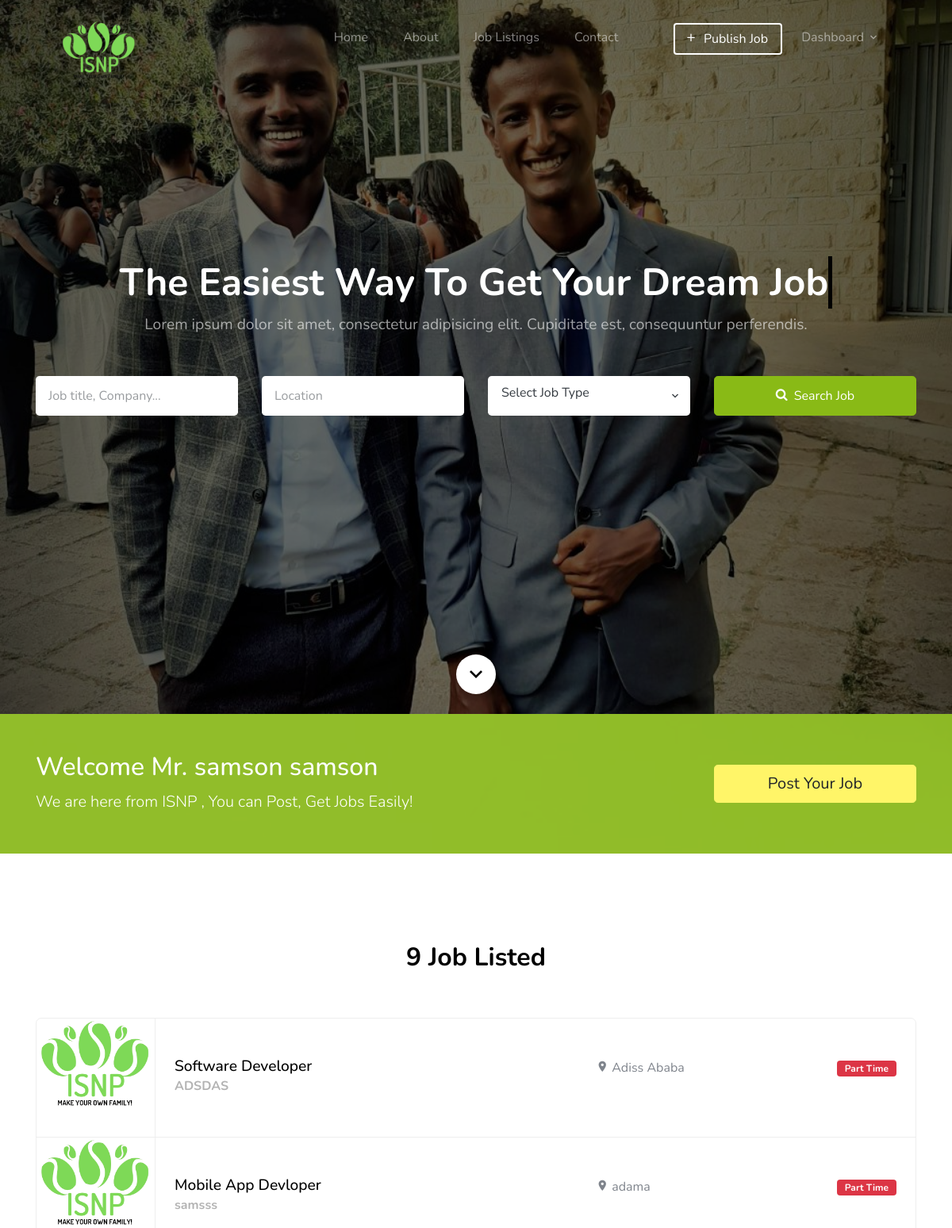
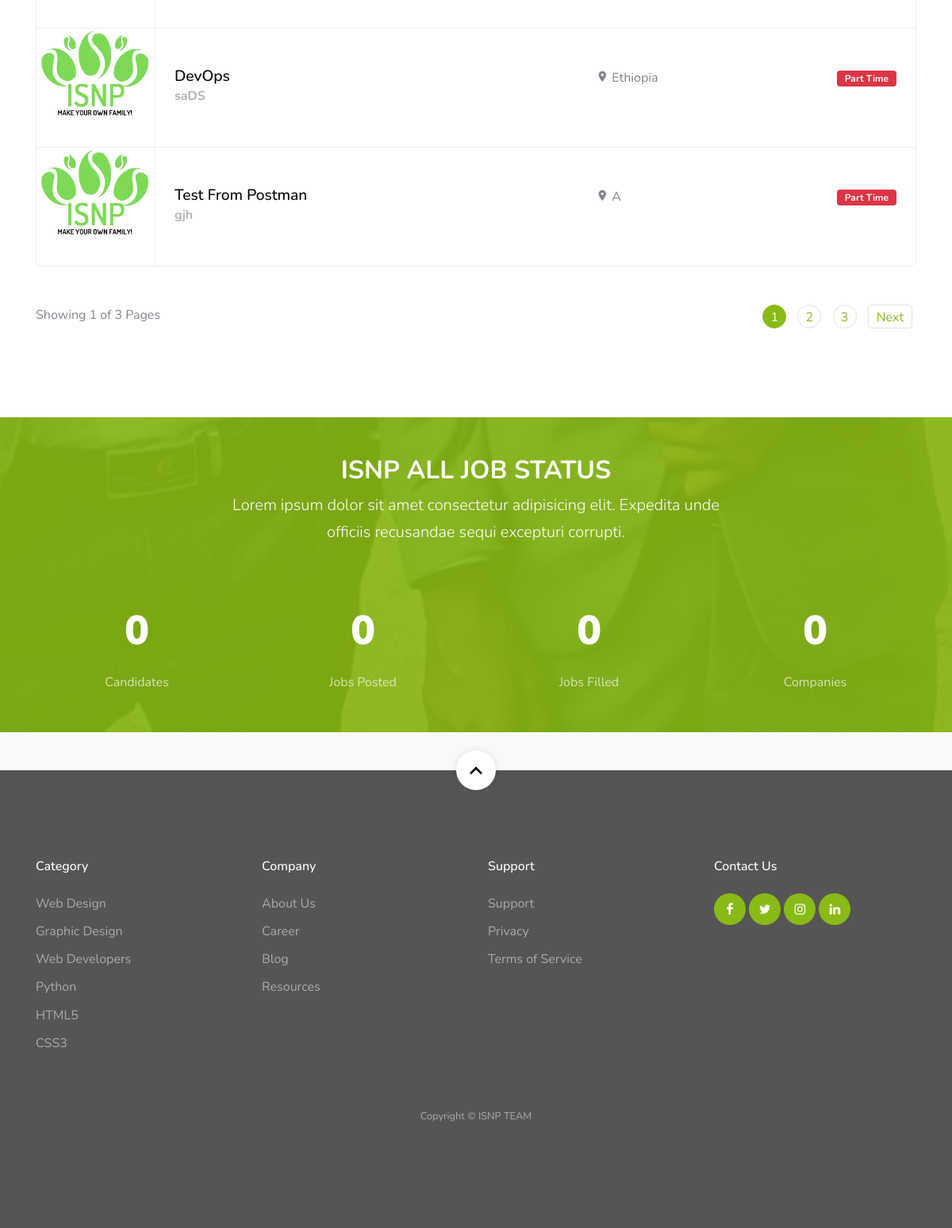
Page / (signed in) on the committed database (2 pictures, top to bottom).
### account/models.py (models this page shows, shortened)
class User(AbstractUser):
    username = None
    email = models.EmailField(unique=True, blank=False,
                              error_messages={
                                  'unique': "A user with that email already exists.",
                              })
    role = models.CharField(choices=ROLE,  max_length=10)
    gender = models.CharField(choices=JOB_TYPE, max_length=1)
    USERNAME_FIELD = "email"
    REQUIRED_FIELDS = []
    objects = CustomUserManager()

### jobapp/models.py (models this page shows, shortened)
class Job(models.Model):
    user = models.ForeignKey(User, related_name='User', on_delete=models.CASCADE)
    title = models.CharField(max_length=300)
    description = RichTextField()
    location = models.CharField(max_length=300)
    job_type = models.CharField(choices=JOB_TYPE, max_length=1)
    category = models.ForeignKey(Category,related_name='Category', on_delete=models.CASCADE)
    salary = models.CharField(max_length=30, blank=True)
    company_name = models.CharField(max_length=300)
    url = models.URLField(max_length=200)
    last_date = models.DateField()
    is_published = models.BooleanField(default=False)
    is_closed = models.BooleanField(default=False)
    timestamp = models.DateTimeField(auto_now=True)
    class Meta:
        ordering = ['-timestamp']

### jobapp/views.py (the view, shortened to what this page needs)
# urls.py: path('', views.home_view, name='home'),
def home_view(request):
    published_jobs = Job.objects.filter(is_published=True).order_by('-timestamp')
    jobs = published_jobs.filter(is_closed=False)
    total_candidates = User.objects.filter(role='employee').count()
    total_companies = User.objects.filter(role='employer').count()
    paginator = Paginator(jobs, 4)
    page_number = request.GET.get('page',None)
    page_obj = paginator.get_page(page_number)
    context = {
    'total_candidates': total_candidates,
    'total_companies': total_companies,
    'total_jobs': len(jobs),
    'total_completed_jobs':len(published_jobs.filter(is_closed=True)),
    'page_obj': page_obj
    }
    print('ok')
    return render(request, 'jobapp/index.html', context)

### template/jobapp/index.html (shortened to what this page needs)
{% extends 'base.html' %}
{% load static %}
{% block content %}
<section class="home-section section-hero overlay bg-image"
  style="background-image: url('{% static 'images/background.jpg' %}');" id="home-section">
  <div class="container">
    <div class="row align-items-center justify-content-center">
      <div class="col-md-12">
        <div class="mb-5 text-center">
          <h1 class="text-white font-weight-bold">The Easiest Way To Get Your <span id="type">Dream Job</sp></h1>
          <p>Lorem ipsum dolor sit amet, consectetur adipisicing elit. Cupiditate est, consequuntur perferendis.</p>
        </div>
        <form method="GET" action="{% url 'jobapp:search_result' %}" class="search-jobs-form">
          {% include 'jobapp/search.html' %}
        </form>
      </div>
    </div>
  </div>
  <a href="#next" class="scroll-button smoothscroll">
    <span class=" icon-keyboard_arrow_down"></span>
  </a>
</section>
<section class="py-5 bg-image overlay-primary fixed overlay" style="background-image: url('{% static 'images/hero_1.jpg' %}');">
  <div class="container">
    {% if request.user.id %}
    <div class="row align-items-center">
      <div class="col-md-8">
        <h2 class="text-white">Welcome Mr. {{  user.first_name }} {{ user.last_name }} </h2>
        <p class="mb-0 text-white lead"> We are here from ISNP , You can Post, Get Jobs Easily!</p>
      </div>
      <div class="col-md-3 ml-auto">
        <a href="{% url 'jobapp:create-job' %}" class="btn btn-warning btn-block btn-lg">Post Your Job</a>
      </div>
    </div>
    {% endif %}
  </div>
</section>
<section id="ajax_listing_paginattion" class="site-section">
  <div class="container">
    {% if page_obj %}
    <div class="row mb-5 justify-content-center">
      <div class="col-md-7 text-center">
        <h2 class="section-title mb-2">{{ total_jobs }} Job Listed</h2>
      </div>
    </div>
    <ul id="job" class="job-listings mb-5">
      {% for job in page_obj %}
      <li class="job-listing d-block d-sm-flex pb-3 pb-sm-0 align-items-center">
        <a href="{% url 'jobapp:single-job' job.id %}"></a>
        <div class="job-listing-logo">
          <img src="{% static 'images/logo.png' %}" alt="logo"
            class="img-fluid">
        </div>
        <div class="job-listing-about d-sm-flex custom-width w-100 justify-content-between mx-4">
          <div class="job-listing-position custom-width w-50 mb-3 mb-sm-0">
            <h2>{{ job.title }}</h2>
            <strong>{{ job.company_name }}</strong>
          </div>
          <div class="job-listing-location mb-3 mb-sm-0 custom-width w-25">
            <span class="icon-room"></span> {{ job.location }}
          </div>
          <div class="job-listing-meta">
            {% if job.job_type == '1' %}
            <span class="badge badge-success">
              Full Time
            </span>
            {% elif job.job_type == '2'%}
            <span class="badge badge-danger">
              Part Time
            </span>
            {% else  %}
            <span class="badge badge-info">
              Internship
            </span>
            {% endif %}
          </div>
        </div>
      </li>
      {% endfor %}
    </ul>
    {% include 'jobapp/paginator.html' %}
  </div>
  {% endif %}
</section>
<section class="py-5 bg-image overlay-primary fixed overlay" id="next"
  style="background-image: url('{% static 'images/background.jpg' %}');">
  <div class="container">
    <div class="row mb-5 justify-content-center">
      <div class="col-md-7 text-center">
        <h2 class="section-title mb-2 text-white">ISNP ALL JOB STATUS</h2>
        <p class="lead text-white">Lorem ipsum dolor sit amet consectetur adipisicing elit. Expedita unde officiis
          recusandae sequi excepturi corrupti.</p>
      </div>
    </div>
    <div class="row pb-0 block__19738 section-counter">
      <div class="col-6 col-md-6 col-lg-3 mb-5 mb-lg-0">
        <div class="d-flex align-items-center justify-content-center mb-2">
          <strong class="number" data-number="{{ total_candidates }}">0</strong>
        </div>
        <span class="caption">Candidates</span>
      </div>
      <div class="col-6 col-md-6 col-lg-3 mb-5 mb-lg-0">
        <div class="d-flex align-items-center justify-content-center mb-2">
          <strong class="number" data-number="{{ total_jobs }}">0</strong>
        </div>
        <span class="caption">Jobs Posted</span>
      </div>
      <div class="col-6 col-md-6 col-lg-3 mb-5 mb-lg-0">
        <div class="d-flex align-items-center justify-content-center mb-2">
          <strong class="number" data-number="{{ total_completed_jobs }}">0</strong>
        </div>
        <span class="caption">Jobs Filled</span>
      </div>
      <div class="col-6 col-md-6 col-lg-3 mb-5 mb-lg-0">
        <div class="d-flex align-items-center justify-content-center mb-2">
          <strong class="number" data-number="{{ total_companies }}">0</strong>
        </div>
        <span class="caption">Companies</span>
      </div>
    </div>
  </div>
</section>
<section class="bg-light pt-5 testimony-full">
</section>
{% endblock %}

### template/base.html (shortened to what this page needs)
<!DOCTYPE html>
<html>
      {% include 'head.html' %}
      <body id="top">
            {% include 'header.html' %}
            {% block content %}{% endblock %}
            {% include 'footer.html' %}
      </body>
</html>

### template/head.html (shortened to what this page needs)
{% load static %}
<head>
    <link rel="stylesheet" href="{% static 'css/custom-bs.css' %}">
    <link rel="stylesheet" href="{% static 'css/jquery.fancybox.min.css' %}">
    <link rel="stylesheet" href="{% static 'css/bootstrap-select.min.css' %}">
    <link rel="stylesheet" href="{% static 'fonts/icomoon/style.css' %}">
    <link rel="stylesheet" href="{% static 'fonts/line-icons/style.css' %}">
    <link rel="stylesheet" href="{% static 'css/owl.carousel.min.css' %}">
    <link rel="stylesheet" href="{% static 'css/animate.min.css' %}">
    <link rel="stylesheet" href="{% static 'css/bootstrap-datepicker.css' %}">
    <link rel="stylesheet" href="{% static 'css/type.css' %}">
    <link rel="stylesheet" href="{% static 'css/style.css' %}">
</head>

### template/header.html (shortened to what this page needs)
{% load static %}
<div class="site-wrap">
  <header class="site-navbar mt-3">
    <div class="container-fluid">
      <div class="row align-items-center">
        <div class="site-logo col-6">
          <br>
          <br>
          <a href="{% url 'jobapp:home' %}">
          <div class="love" >
            <img style="float:left; width: 100px; height: 100px; " src="{% static 'images/logo.png' %}" alt="Free Website Template by Free-Template.co"
            >
          </div>
        </a>
        </div>
        <nav class="mx-auto site-navigation">
          <ul class="site-menu js-clone-nav d-none d-xl-block ml-0 pl-0">
            <li><a href="{% url 'jobapp:home' %}" class="nav-link">Home</a></li>
            <li><a href="#">About</a></li>
            <li><a href="{% url 'jobapp:job-list' %}">Job Listings</a></li>
            <li><a href="#">Contact</a></li>
          </ul>
        </nav>
        <div class="right-cta-menu text-right d-flex aligin-items-center col-6">
          <div class="ml-auto">
            <div class="site-navigation fix">
              <ul class="site-menu js-clone-nav d-none d-xl-block ml-0 pl-0">
              {% if user.is_authenticated %}
                <a href="{% url 'jobapp:create-job' %}"
                  class="js-clone-nav pr-3 btn btn-outline-white border-width-2 d-none d-lg-inline-block"><span
                    class="mr-2 icon-add"></span>Publish Job</a>
                    <li class="pr-3 has-children">
                      <a>Dashboard</a>
                    </li>
              {% else %}
                  <a href="{% url 'account:employer-registration' %}"> <span
                    class="mr-2 icon-registered"></span>Register</a>
                <a href="{% url 'account:login' %}"
                  class="js-clone-nav btn btn-primary border-width-2 d-none d-lg-inline-block ov-fix"><span
                    class="mr-2 icon-lock_outline"></span>Log In</a>
              {% endif %}
              </ul>
            </div>
      </div>
    </div>
  </header>

### template/jobapp/search.html (shortened to what this page needs)
  <div class="row mb-5">
    <div class="col-12 col-sm-6 col-md-6 col-lg-3 mb-4 mb-lg-0">
      <input type="text"  name="job_title_or_company_name" class="form-control form-control-lg" placeholder="Job title, Company...">
    </div>
    <div class="col-12 col-sm-6 col-md-6 col-lg-3 mb-4 mb-lg-0">
      <input type="text"  name="location" class="form-control form-control-lg" placeholder="Location">
    </div>
    <div class="col-12 col-sm-6 col-md-6 col-lg-3 mb-4 mb-lg-0">
    </div>
    <div class="col-12 col-sm-6 col-md-6 col-lg-3 mb-4 mb-lg-0">
      <button type="submit" class="btn btn-primary btn-lg btn-block text-white btn-search"><span
          class="icon-search icon mr-2"></span>Search Job</button>
    </div>
  </div>

### template/jobapp/paginator.html (shortened to what this page needs)
{% if page_obj.has_other_pages %}
<div class="row pagination-wrap">
  <div class="col-md-6 text-center text-md-left mb-4 mb-md-0">
    <span id="page_navigator">Showing {{ page_obj.number }} of {{ page_obj.paginator.num_pages }} Pages</span>
  </div>
  <div class="col-md-6 text-center text-md-right">
    <div class="custom-pagination ml-auto">
      <span id="page_no">
        <div class="d-inline-block">
          {% for i in page_obj.paginator.page_range %}
          {% if page_obj.number == i %}
          <a id="ajax_paginator" class="ajax_paginator_{{ i }} active" href="?page={{ i }}">{{ i }}</a>
          {% else %}
          <a class="ajax_paginator_{{ i }}" id="ajax_paginator" href="?page={{ i }}">{{ i }}</a>
          {% endif %}
          {% endfor %}
        </div>
      </span>
      {% if page_obj.has_next %}
      <span id="next_page">
        <a id="ajax_paginator" class="next" href="?page={{ page_obj.next_page_number }}">Next</a>
      </span>
      {% endif %}
    </div>
  </div>
</div>
{% endif %}

### template/footer.html
    <footer class="site-footer">
      <a href="#top" class="smoothscroll scroll-top">
        <span class="icon-keyboard_arrow_up"></span>
      </a>
      <div class="container">
        <div class="row mb-5">
          <div class="col-6 col-md-3 mb-4 mb-md-0">
            <h3>Category</h3>
            <ul class="list-unstyled">
              <li><a href="#">Web Design</a></li>
              <li><a href="#">Graphic Design</a></li>
              <li><a href="#">Web Developers</a></li>
              <li><a href="#">Python</a></li>
              <li><a href="#">HTML5</a></li>
              <li><a href="#">CSS3</a></li>
            </ul>
          </div>
          <div class="col-6 col-md-3 mb-4 mb-md-0">
            <h3>Company</h3>
            <ul class="list-unstyled">
              <li><a href="#">About Us</a></li>
              <li><a href="#">Career</a></li>
              <li><a href="#">Blog</a></li>
              <li><a href="#">Resources</a></li>
            </ul>
          </div>
          <div class="col-6 col-md-3 mb-4 mb-md-0">
            <h3>Support</h3>
            <ul class="list-unstyled">
              <li><a href="#">Support</a></li>
              <li><a href="#">Privacy</a></li>
              <li><a href="#">Terms of Service</a></li>
            </ul>
          </div>
          <div class="col-6 col-md-3 mb-4 mb-md-0">
            <h3>Contact Us</h3>
            <div class="footer-social">
              <a href="#"><span class="icon-facebook"></span></a>
              <a href="#"><span class="icon-twitter"></span></a>
              <a href="#"><span class="icon-instagram"></span></a>
              <a href="#"><span class="icon-linkedin"></span></a>
            </div>
          </div>
        </div>
        <div class="row text-center">
          <div class="col-12">
            <p class="copyright"><small>
            Copyright &copy; <a>ISNP TEAM</a>
            </small></p>
          </div>
        </div>
      </div>
    </footer>
  </div>

### template/scripts.html (shortened to what this page needs)
{% load static %}

### static/css/type.css (style rules this page uses)
#type { white-space: nowrap; overflow: hidden; animation: typewriter 2s steps(9) infinite alternate, blink 800ms steps(9) infinite normal; border-right: 5px solid black; }

### rows in the picture
User: first_name "samson", last_name "samson"
Job: title "Software Developer", company_name "ADSDAS", location "Adiss Ababa", job_type "Part Time"
Job: title "Mobile App Devloper", company_name "samsss", location "adama", job_type "Part Time"
Job: title "DevOps", company_name "saDS", location "Ethiopia", job_type "Part Time"
Job: title "Test From Postman", company_name "gjh", location "A", job_type "Part Time"

### other values in the picture
{{ total_jobs }} "9"
{{ page_obj.number }} "1"
{{ page_obj.paginator.num_pages }} "3"
{{ i }} "1"
{{ i }} "2" "3"
